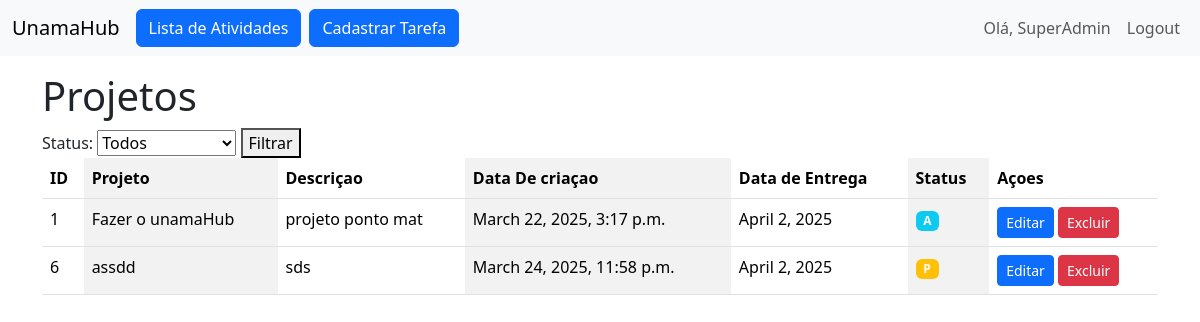
Screenshot of /Tasks/ (signed in) with the database file from the repository.
### tasks/models.py (models this page shows, shortened)
class Task(models.Model):
    STATUS_CHOICES = [
        ('P', 'Pending'),
        ('A', 'InProgress'),
        ('C', 'Complete'),
    ]
    title = models.CharField(max_length = 255)
    description = models.TextField()
    status = models.CharField(max_length = 1, choices = STATUS_CHOICES, default = 'P')
    created_at = models.DateTimeField(auto_now_add = True)
    due_date = models.DateField()

### tasks/views.py (the view)
# urls.py: path('', TaskListView.as_view(), name = 'task-list'),
class TaskListView(LoginRequiredMixin, ListView):
    model = Task
    template_name = 'tasks/task_list.html'
    context_object_name = 'tasks'
    def get_queryset(self):
        queryset = super().get_queryset()
        status = self.request.GET.get('status')
        if status:
            queryset = queryset.filter(status=status)
        return queryset

### tasks/templates/tasks/task_list.html (shortened to what this page needs)
{% extends "base.html" %}
{% block content %}
    <h1>Projetos</h1>
    <form method='get' action='{% url "task-list" %}'>
        <label for='status'>Status: </label>
        <select name="status" id='status'>
            <option value=''>Todos</option>
        </select>
        <button type='submit'>Filtrar</button>
    </form>
    <table class="table table-striped-columns table-hover">
        <thead>
            <tr>
                <th scope="col">ID</th>
                <th scope="col">Projeto</th>
                <th scope="col">Descriçao</th>
                <th scope="col">Data De criaçao</th>
                <th scope="col">Data de Entrega</th>
                <th scope="col">Status</th>
                <th scope="col">Açoes</th>
            </tr>
          </thead>
          <tbody>
            {% for task in tasks %}
                <tr onclick="window.location.href='{% url "task-detail" pk=task.pk %}'" style="cursor: pointer;">
                    <td>{{task.pk}}</td>
                    <td>{{task.title}}</td>
                    <td>{{task.description}}</td>
                    <td>{{task.created_at}}</td>
                    <td>{{task.due_date}}</td>
                    <td>
                        {% if task.status == 'P'%}
                            <span class="badge bg-warning" title="Pendente">P</span>
                        {% elif task.status == 'A' %}
                            <span class='badge bg-info' title='Em Andamento'>A</span>
                        {% elif task.status == 'C' %}
                            <span class='badge bg-success' title='Completo'>C</span>
                        {% endif %}
                    </td>
                    <td>
                        <a href="{% url "task-edit" pk=task.pk %}" class=" btn btn-primary btn-sm">Editar</a>
                        <a href="{% url "task-delete" pk=task.pk %}" class=" btn btn-danger btn-sm">Excluir</a>
                    </td>
                </tr>
            {% endfor %}
          </tbody>
      </table>
{% endblock content %}

### main/templates/base.html (shortened to what this page needs)
<!doctype html>
<html lang="en">
  <head>
    <link href="https://cdn.jsdelivr.net/npm/bootstrap@5.3.3/dist/css/bootstrap.min.css" rel="stylesheet">
  </head>
  <body>
    <nav class="navbar navbar-expand-lg navbar-light bg-light">
      <div class="container-fluid">
        <a class="navbar-brand" href="{% url 'main-home' %}">UnamaHub</a>
        <div class="collapse navbar-collapse" id="navbarNav">
          <div class="navbar-nav me-auto">
            {% if request.user.is_authenticated %}
              <a class="btn btn-primary me-2 " aria-current="page" href="{% url 'task-list' %}">Lista de Atividades</a>
              <a class="btn btn-primary me-2" href="{% url 'task-create' %}">Cadastrar Tarefa</a>
            {% endif %}
          </div>
          <div class="navbar-nav ms-auto">
            {% if request.user.is_authenticated %}
              <span class="nav-link">Olá, {{ request.user.username }}</span>
              <div class="d-flex flex-column align-items-start">
                <form action="{% url 'logout' %}" method="post">
                  <button type="submit" class="btn btn-link nav-link">Logout</button>
                </form>
              </div>
            {% else %}
              <a class="nav-link" href="{% url 'login' %}">Login</a>
              <a class="nav-link" href="{% url 'register' %}">Registrar</a>
            {% endif %}
          </div>
        </div>
      </div>
    </nav>
    <main class="container mt-3">
      {% block content%}
      {% endblock %}
    </main>
  </body>
</html>

### rows the page displays
Task: pk "1", title "Fazer o unamaHub", description "projeto ponto mat", created_at "March 22, 2025, 3:17 p.m.", due_date "April 2, 2025", status "A"
Task: pk "6", title "assdd", description "sds", created_at "March 24, 2025, 11:58 p.m.", due_date "April 2, 2025", status "P"

### other values shown
{{ request.user.username }} "SuperAdmin"
